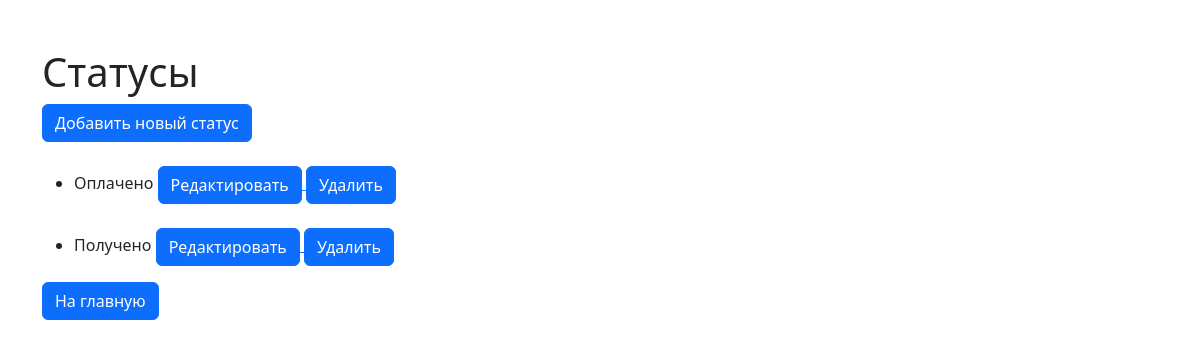
The app's page /status/ with its own data.
### api/models.py (models this page shows, shortened)
class DDSStatus(models.Model):
    name = models.CharField(
        max_length=100,
        unique=True,
        verbose_name='Название статуса'
    )
    class Meta:
        verbose_name = 'Статус ДДС'
        verbose_name_plural = 'Статусы ДДС'

### api/views.py (the view)
# urls.py: path('status/', views.StatusListView.as_view(), name='status_list'),
class StatusListView(ListView):
    model = DDSStatus
    template_name = 'dds_app/status_list.html'
    context_object_name = 'statuses'

### templates/dds_app/status_list.html
{% extends 'base.html' %}
{% load django_bootstrap5 %}
{% block content %}
  <h1>Статусы</h1>
  <a href="{% url 'status_new' %}">
    {% bootstrap_button button_type="submit" content="Добавить новый статус" %}
  </a>
  <ul>
    {% for status in statuses %}
      <br>
        <li>
          {{ status.name }}
          <a href="{% url 'status_edit' status.pk %}">
            {% bootstrap_button button_type="submit" content="Редактировать" %}
          </a>
          <a href="{% url 'status_delete' status.pk %}">
            {% bootstrap_button button_type="submit" content="Удалить" %}
          </a>
        </li>
    {% endfor %}
  </ul>
  <a href="{% url 'dds_list' %}">
    {% bootstrap_button button_type="submit" content="На главную" %}
  </a>
{% endblock %}

### records on screen
DDSStatus: name "Оплачено", bootstrap_button "Редактировать", bootstrap_button "Удалить"
DDSStatus: name "Получено", bootstrap_button "Редактировать", bootstrap_button "Удалить"
